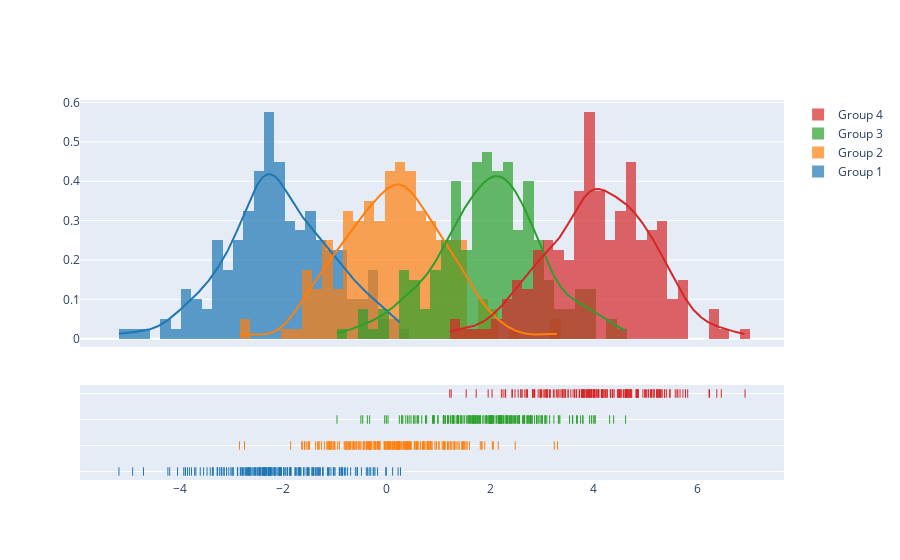

The code cell stored with this chart in its notebook:
### Code cell
import plotly.figure_factory as ff

# Add histogram data
x1 = np.random.randn(200) - 2
x2 = np.random.randn(200)
x3 = np.random.randn(200) + 2
x4 = np.random.randn(200) + 4

# Group data together
hist_data = [x1, x2, x3, x4]

group_labels = ['Group 1', 'Group 2', 'Group 3', 'Group 4']

# Create distplot with custom bin_size
fig = ff.create_distplot(hist_data, group_labels, bin_size=.2)
fig.show()

### Figure 1 — Plotly figure (JSON) as saved in the notebook; plotly's stock layout.template omitted (floating-point values rounded to 4 significant figures; data arrays with more than 128 entries replaced by an {"elided": "..."} marker saying what was removed)
{"data": [{"autobinx": false, "histnorm": "probability density", "legendgroup": "Group 1", "marker": {"color": "rgb(31, 119, 180)"}, "name": "Group 1", "opacity": 0.7, "type": "histogram", "x": {"elided": "200 float values"}, "xaxis": "x", "xbins": {"end": 0.2665, "size": 0.2, "start": -5.17}, "yaxis": "y"}, {"autobinx": false, "histnorm": "probability density", "legendgroup": "Group 2", "marker": {"color": "rgb(255, 127, 14)"}, "name": "Group 2", "opacity": 0.7, "type": "histogram", "x": {"elided": "200 float values"}, "xaxis": "x", "xbins": {"end": 3.299, "size": 0.2, "start": -2.843}, "yaxis": "y"}, {"autobinx": false, "histnorm": "probability density", "legendgroup": "Group 3", "marker": {"color": "rgb(44, 160, 44)"}, "name": "Group 3", "opacity": 0.7, "type": "histogram", "x": {"elided": "200 float values"}, "xaxis": "x", "xbins": {"end": 4.612, "size": 0.2, "start": -0.9602}, "yaxis": "y"}, {"autobinx": false, "histnorm": "probability density", "legendgroup": "Group 4", "marker": {"color": "rgb(214, 39, 40)"}, "name": "Group 4", "opacity": 0.7, "type": "histogram", "x": {"elided": "200 float values"}, "xaxis": "x", "xbins": {"end": 6.92, "size": 0.2, "start": 1.218}, "yaxis": "y"}, {"legendgroup": "Group 1", "marker": {"color": "rgb(31, 119, 180)"}, "mode": "lines", "name": "Group 1", "showlegend": false, "type": "scatter", "x": {"elided": "500 float values"}, "xaxis": "x", "y": {"elided": "500 float values"}, "yaxis": "y"}, {"legendgroup": "Group 2", "marker": {"color": "rgb(255, 127, 14)"}, "mode": "lines", "name": "Group 2", "showlegend": false, "type": "scatter", "x": {"elided": "500 float values"}, "xaxis": "x", "y": {"elided": "500 float values"}, "yaxis": "y"}, {"legendgroup": "Group 3", "marker": {"color": "rgb(44, 160, 44)"}, "mode": "lines", "name": "Group 3", "showlegend": false, "type": "scatter", "x": {"elided": "500 float values"}, "xaxis": "x", "y": {"elided": "500 float values"}, "yaxis": "y"}, {"legendgroup": "Group 4", "marker": {"color": "rgb(214, 39, 40)"}, "mode": "lines", "name": "Group 4", "showlegend": false, "type": "scatter", "x": {"elided": "500 float values"}, "xaxis": "x", "y": {"elided": "500 float values"}, "yaxis": "y"}, {"legendgroup": "Group 1", "marker": {"color": "rgb(31, 119, 180)", "symbol": "line-ns-open"}, "mode": "markers", "name": "Group 1", "showlegend": false, "type": "scatter", "x": {"elided": "200 float values"}, "xaxis": "x", "y": {"elided": "200 str values"}, "yaxis": "y2"}, {"legendgroup": "Group 2", "marker": {"color": "rgb(255, 127, 14)", "symbol": "line-ns-open"}, "mode": "markers", "name": "Group 2", "showlegend": false, "type": "scatter", "x": {"elided": "200 float values"}, "xaxis": "x", "y": {"elided": "200 str values"}, "yaxis": "y2"}, {"legendgroup": "Group 3", "marker": {"color": "rgb(44, 160, 44)", "symbol": "line-ns-open"}, "mode": "markers", "name": "Group 3", "showlegend": false, "type": "scatter", "x": {"elided": "200 float values"}, "xaxis": "x", "y": {"elided": "200 str values"}, "yaxis": "y2"}, {"legendgroup": "Group 4", "marker": {"color": "rgb(214, 39, 40)", "symbol": "line-ns-open"}, "mode": "markers", "name": "Group 4", "showlegend": false, "type": "scatter", "x": {"elided": "200 float values"}, "xaxis": "x", "y": {"elided": "200 str values"}, "yaxis": "y2"}], "layout": {"barmode": "overlay", "hovermode": "closest", "legend": {"traceorder": "reversed"}, "xaxis": {"anchor": "y2", "domain": [0.0, 1.0], "zeroline": false}, "yaxis": {"anchor": "free", "domain": [0.35, 1], "position": 0.0}, "yaxis2": {"anchor": "x", "domain": [0, 0.25], "dtick": 1, "showticklabels": false}}}
